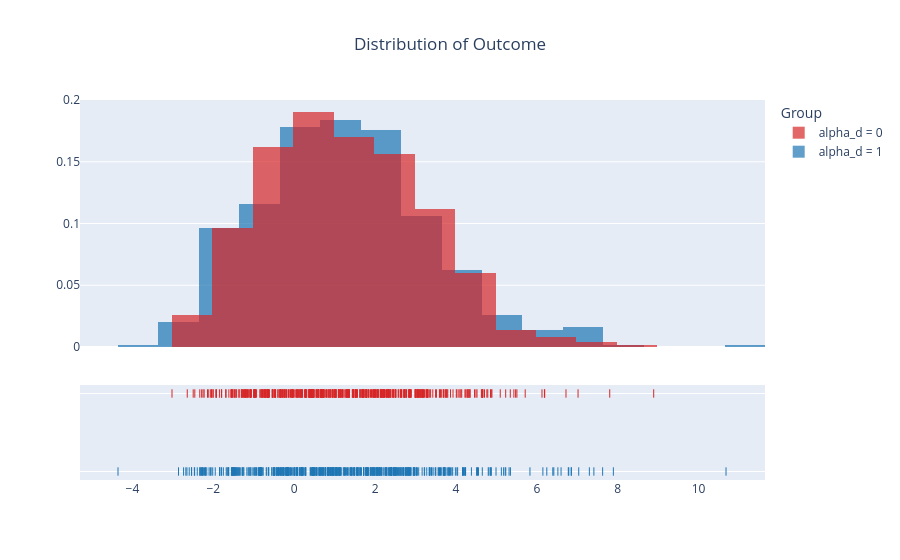

Notebook source saved alongside this figure:
### Code cell
fig = ff.create_distplot(
    [data_1["Y"], data_0["Y"]],
    ["alpha_d = 1", "alpha_d = 0"],
    show_curve=False,
    show_hist=True,
    show_rug=True,
    colors=["#1f77b4", "#d62728"],
)

fig.update_layout(
    title={
        "text": "Distribution of Outcome",
        "x": 0.5,
        "xanchor": "center"
    },
    legend_title_text="Group",
)
fig.show()

### Figure 1 — Plotly figure (JSON) as saved in the notebook; plotly's stock layout.template omitted (floating-point values rounded to 4 significant figures; data arrays with more than 128 entries replaced by an {"elided": "..."} marker saying what was removed)
{"data": [{"autobinx": false, "histnorm": "probability density", "legendgroup": "alpha_d = 1", "marker": {"color": "#1f77b4"}, "name": "alpha_d = 1", "opacity": 0.7, "type": "histogram", "x": {"elided": "500 float values"}, "xaxis": "x", "xbins": {"end": 10.68, "size": 1, "start": -4.357}, "yaxis": "y"}, {"autobinx": false, "histnorm": "probability density", "legendgroup": "alpha_d = 0", "marker": {"color": "#d62728"}, "name": "alpha_d = 0", "opacity": 0.7, "type": "histogram", "x": {"elided": "500 float values"}, "xaxis": "x", "xbins": {"end": 8.89, "size": 1, "start": -3.022}, "yaxis": "y"}, {"legendgroup": "alpha_d = 1", "marker": {"color": "#1f77b4", "symbol": "line-ns-open"}, "mode": "markers", "name": "alpha_d = 1", "showlegend": false, "type": "scatter", "x": {"elided": "500 float values"}, "xaxis": "x", "y": {"elided": "500 str values"}, "yaxis": "y2"}, {"legendgroup": "alpha_d = 0", "marker": {"color": "#d62728", "symbol": "line-ns-open"}, "mode": "markers", "name": "alpha_d = 0", "showlegend": false, "type": "scatter", "x": {"elided": "500 float values"}, "xaxis": "x", "y": {"elided": "500 str values"}, "yaxis": "y2"}], "layout": {"barmode": "overlay", "hovermode": "closest", "legend": {"title": {"text": "Group"}, "traceorder": "reversed"}, "title": {"text": "Distribution of Outcome", "x": 0.5, "xanchor": "center"}, "xaxis": {"anchor": "y2", "domain": [0, 1], "zeroline": false}, "yaxis": {"anchor": "free", "domain": [0.35, 1], "position": 0}, "yaxis2": {"anchor": "x", "domain": [0, 0.25], "dtick": 1, "showticklabels": false}}}
